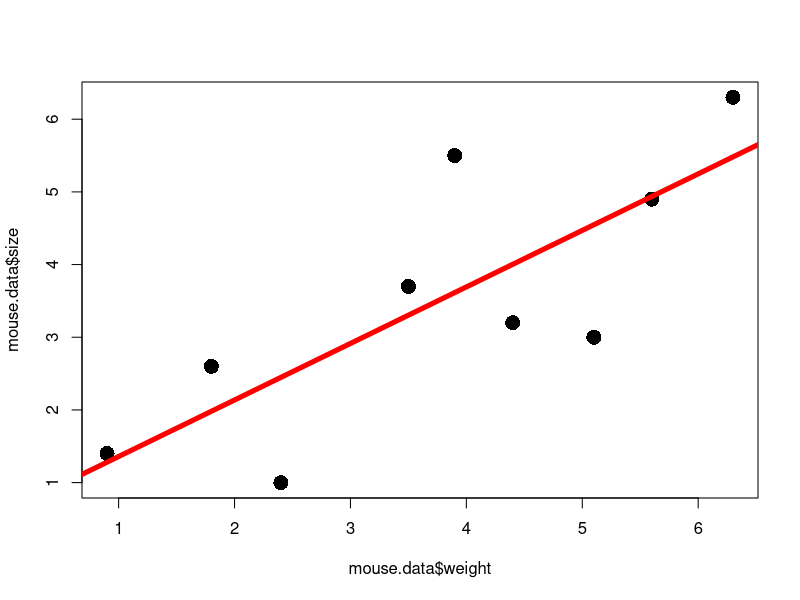
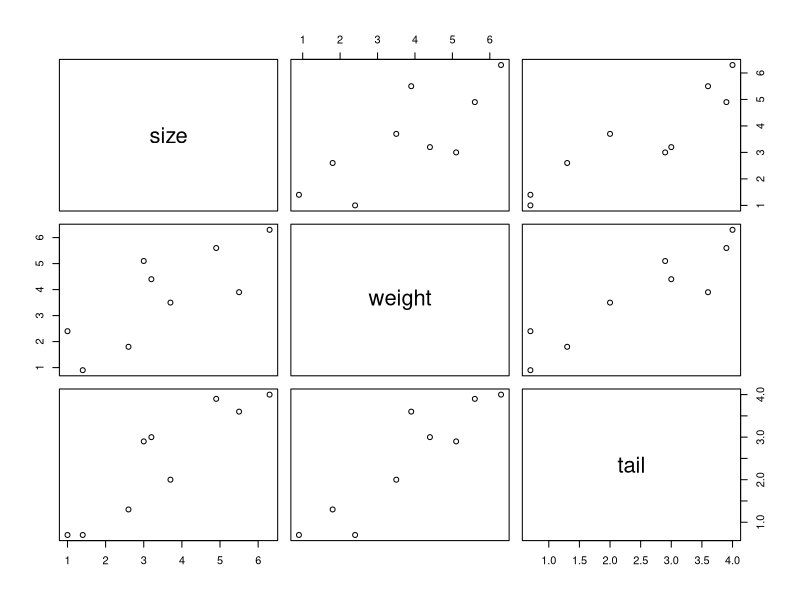

The R script that drew these images, in order:
## Create data
mouse.data <- data.frame(
  size = c(1.4, 2.6, 1.0, 3.7, 5.5, 3.2, 3.0, 4.9, 6.3),
  weight = c(0.9, 1.8, 2.4, 3.5, 3.9, 4.4, 5.1, 5.6, 6.3),
  tail = c(0.7, 1.3, 0.7, 2.0, 3.6, 3.0, 2.9, 3.9, 4.0))

## Look at the data
mouse.data

## Focus on how well weight predicts size
## Draw a graph of the data to make sure the relationship makes sense
plot(mouse.data$weight, mouse.data$size, pch=16, cex=2)

## Do the regression (size = y-intercept+slope*weight)
simple.regression <- lm(size ~ weight, data=mouse.data)

## Look at the R^2, F-value and p-value
summary(simple.regression)
# According to R^2 and p-value, weight is an important factor

#Add least-squares fit line
abline(simple.regression, lwd=5, col="red")

## Let's do multiple regression by adding an extra term, tail length
## Draw a graph of the data to make sure the relationship make sense
plot(mouse.data)
## This graph is more complex because it shows the relationships between all
## of the columns

## Do the regression (size=y-intercept+ slope_1*weight + slope_2*tail )
multiple.regression <- lm(size ~ weight + tail, data=mouse.data)

## Look at the R^2, F-value and p-value
summary(multiple.regression)
## As seen, p-vale and R^2 is adjusted which indicated  a better prediction.
# And also coefficients tells that, using weight and tail is not better than using tail alone but,
# is better than using weight alone.
## So using tail values are more reasonable.